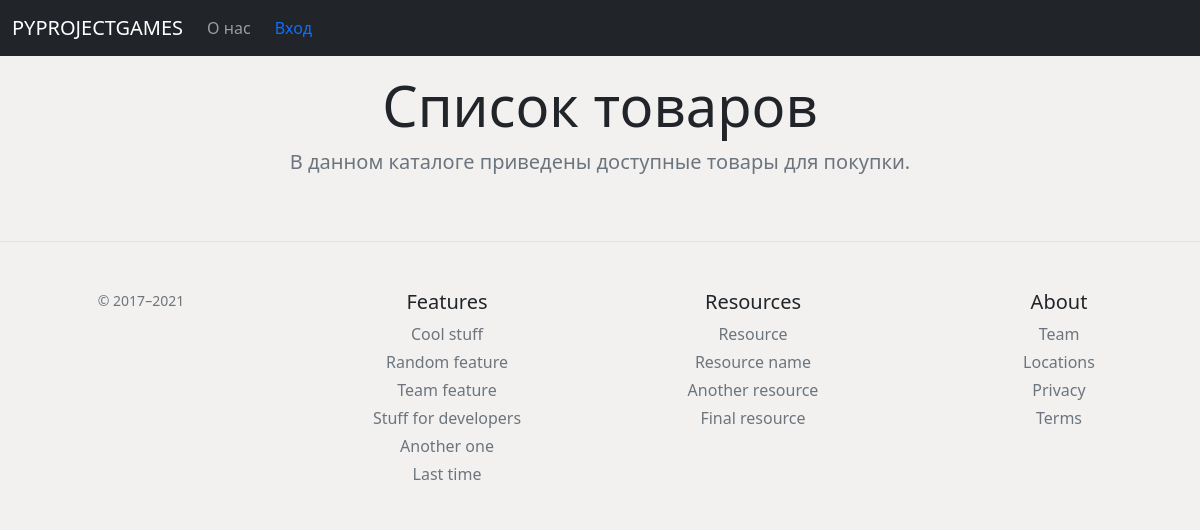
Page /home on the earlier database version.
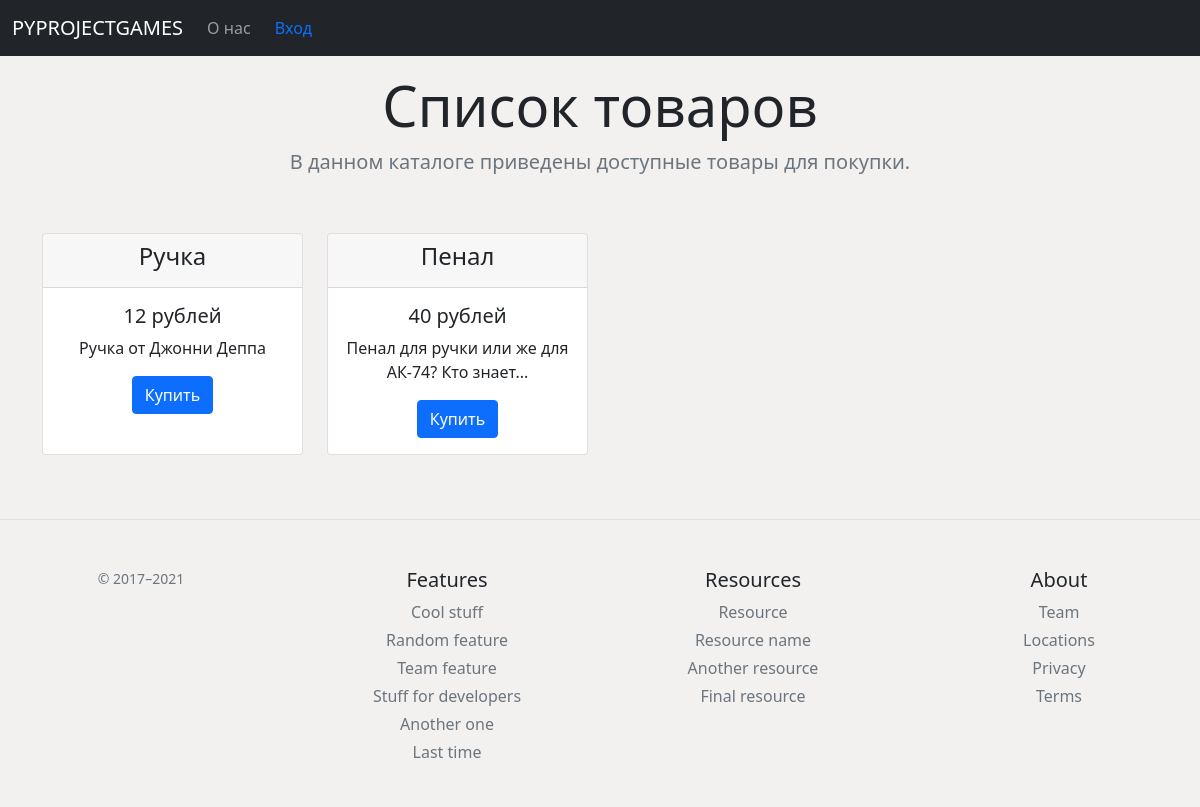
Same page on the later database version.
### new/models.py (models this page shows, shortened)
class Item(db.Model):
    id = db.Column(db.Integer, primary_key=True)
    title = db.Column(db.String, nullable=False)
    price = db.Column(db.Integer, nullable=False)
    isActive = db.Column(db.Boolean, default=True)
    text = db.Column(db.String(250), nullable=False)
    nick = db.Column(db.String, nullable=False)

### new/routes.py (the view)
@app.route('/home')
def index():
    items = Item.query.order_by(Item.id).all()
    try:
        return render_template('index.html', data=items, user=session['login'])
    except:
        return render_template('index.html', data=items, user='')

### new/routes.py (called while the page is built)
@app.after_request
def redirect_to_singing(response):
    if response.status_code == 401:
        return redirect(url_for('logins') + '?next=' + request.url)
    else:
        return response

### new/templates/index.html (shortened to what this page needs)
{% extends 'base.html' %}
{% block body %}
<div class="pricing-header p-3 pb-md-4 mx-auto text-center">
    <h1 class="display-4 fw-normal">Список товаров</h1>
    <p class="fs-5 text-muted">В данном каталоге приведены доступные товары для покупки.</p>
</div>
 <div class="container">
    <div class="row row-cols-1 row-cols-md-4 g-4">
        {% for i in data %}
      <div class="col py-3">
        <div class="card h-100" >
          <div class="card-header">
            <h4>{{ i.title }}</h4>
          </div>
          <div class="card-body">
           <h5 class="card-title">{{ i.price }} рублей</h5>
            <p class="card-text text-clip">{{ i.text }}</p>
           <a href="/buy/{{ i.title }}" class="btn btn-primary">Купить</a>
         </div>
        </div>
      </div>
{% endfor %}
  </div>
 </div>
{% endblock %}

### new/templates/base.html (shortened to what this page needs)
<!DOCTYPE html>
<html lang="ru" prefix="og: http://ogp.me/ns#"><head>
<link rel="stylesheet" href="https://stackpath.bootstrapcdn.com/bootstrap/5.0.0-alpha1/css/bootstrap.min.css">
<link rel="stylesheet" href="https://bootstrap5.ru/css/docs.css">
    <link href="static/css/navbar-top.css" rel="stylesheet"></head>
<body class="text-center">
<nav class="navbar navbar-expand-md navbar-dark bg-dark">
  <div class="container-fluid">
    <a class="navbar-brand" href="/home">PYPROJECTGAMES</a>
    <div class="collapse navbar-collapse" id="navbarCollapse">
      <ul class="navbar-nav mr-auto mb-2 mb-md-0">
        {% if user == session['login'] %}
        <li class="nav-item active">
          <a class="nav-link" aria-current="page" href="/about">О нас</a>
        </li>
        <li class="nav-item">
          <a class="nav-link" href="/create">Добавить товар</a>
        </li>
        <li class="nav-item">
          <a class="nav-link" href="/upload">Изменить аватарку</a>
        </li>
        <li class="nav-item">
          <a class="nav-link" href="/logout">Выйти</a>
        </li>
        {% else %}
        <li class="nav-item active">
          <a class="nav-link" aria-current="page" href="/about">О нас</a>
        </li>
        {% endif %}
      </ul>
      <form class="d-flex justify-content-center">
        {% if user == session['login'] %}
        <a class="nav-link" aria-current="page" href="/profile">{{ user }}</a>
        {% else %}
        <a class="nav-link" aria-current="page" href="/login">Вход</a>
        {% endif %}
      </form>
    </div>
  </div>
</nav>
{% block body %}{% endblock %}
<div>
  <footer class="pt-4 my-md-5 pt-md-5 border-top">
    <div class="row">
      <div class="col-12 col-md">
        <small class="d-block mb-3 text-muted">© 2017–2021</small>
      </div>
      <div class="col-6 col-md">
        <h5>Features</h5>
        <ul class="list-unstyled text-small">
          <li class="mb-1"><a class="link-secondary text-decoration-none" href="#">Cool stuff</a></li>
          <li class="mb-1"><a class="link-secondary text-decoration-none" href="#">Random feature</a></li>
          <li class="mb-1"><a class="link-secondary text-decoration-none" href="#">Team feature</a></li>
          <li class="mb-1"><a class="link-secondary text-decoration-none" href="#">Stuff for developers</a></li>
          <li class="mb-1"><a class="link-secondary text-decoration-none" href="#">Another one</a></li>
          <li class="mb-1"><a class="link-secondary text-decoration-none" href="#">Last time</a></li>
        </ul>
      </div>
      <div class="col-6 col-md">
        <h5>Resources</h5>
        <ul class="list-unstyled text-small">
          <li class="mb-1"><a class="link-secondary text-decoration-none" href="#">Resource</a></li>
          <li class="mb-1"><a class="link-secondary text-decoration-none" href="#">Resource name</a></li>
          <li class="mb-1"><a class="link-secondary text-decoration-none" href="#">Another resource</a></li>
          <li class="mb-1"><a class="link-secondary text-decoration-none" href="#">Final resource</a></li>
        </ul>
      </div>
      <div class="col-6 col-md">
        <h5>About</h5>
        <ul class="list-unstyled text-small">
          <li class="mb-1"><a class="link-secondary text-decoration-none" href="#">Team</a></li>
          <li class="mb-1"><a class="link-secondary text-decoration-none" href="#">Locations</a></li>
          <li class="mb-1"><a class="link-secondary text-decoration-none" href="#">Privacy</a></li>
          <li class="mb-1"><a class="link-secondary text-decoration-none" href="#">Terms</a></li>
        </ul>
      </div>
    </div>
  </footer>
</div>
</body>
</html>

### new/static/css/navbar-top.css (style rules this page uses)
body { min-height: 75rem; }

### new/templates/base.html (style rules this page uses)
body { background-color: #f2f1f0; }

Differences in the rows shown:
added Item: title "Ручка", price "12", text "Ручка от Джонни Деппа"
added Item: title "Пенал", price "40", text "Пенал для ручки или же для АК-74? Кто знает..."
